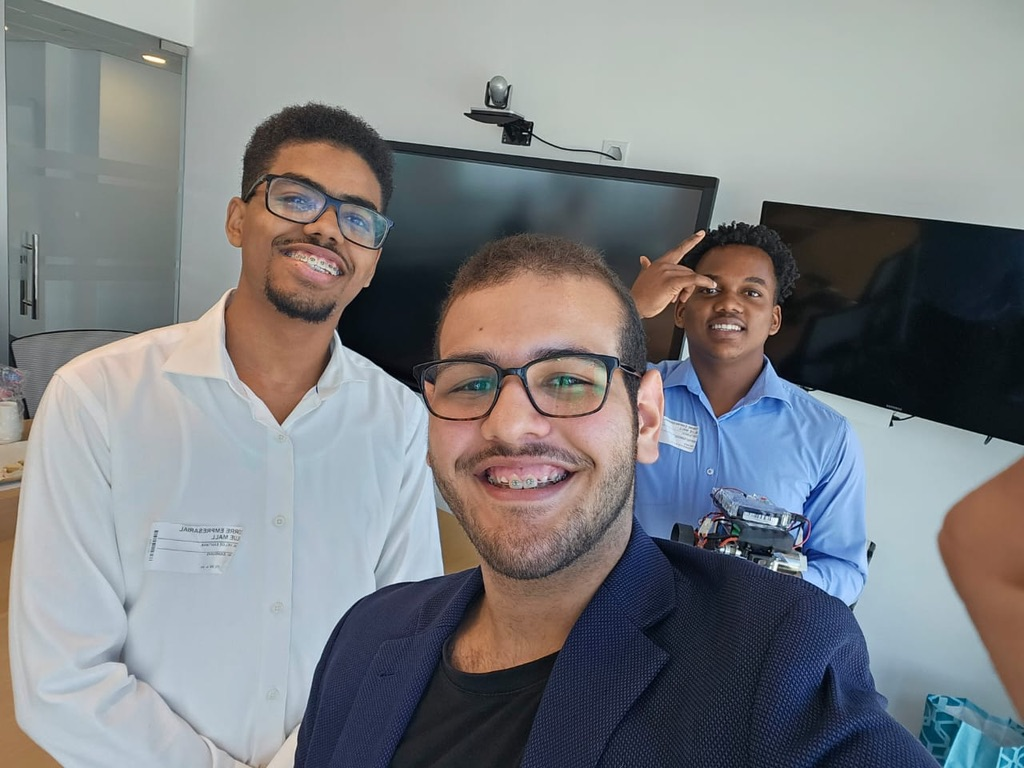
#> input picture t-photos/0EFD5E41-9E23-4574-BB4E-B9C148059D69_1_105_c.jpeg, 1024 x 768 px, given in place of the camera
$ python masking.py
#> lines starting #> are read from the running program, lines starting #| are printed output that depends on the picture; after the words box and inside, x2 and y2 are one past the last pixel; in counts of white or black regions, pixels touching at a corner belong together
import cv2 as cv
import numpy as np
import imutils


color = (255,255,255)
# I have defined lower and upper boundaries for each color for my camera
# Strongly recommended finding for your own camera.
# RGB: (r, g, b)
# BGR: (b, g, r)
# OpenCV works in BGR

# colors[un color en especifico]
colors = {#'blue': [np.array([95, 255, 85]), np.array([120, 255, 255])],

          'red': [np.array([161, 165, 127]), np.array([178, 255, 255])],

          #'yellow': [np.array([16, 0, 99]), np.array([39, 255, 255])],

          'green': [np.array([33, 19, 105]), np.array([77, 255, 255])],

          'black': [np.array([0, 0, 0]), np.array([100, 100, 100])]}

def find_color(frame, points, area_min=5000):  # Extrae un color de la imagen.
    mask = cv.inRange(frame, points[0], points[1])  # create mask with boundaries
    cnts = cv.findContours(mask, cv.RETR_TREE,
                           cv.CHAIN_APPROX_SIMPLE) # find contours from mask
    cnts = imutils.grab_contours(cnts)

    for c in cnts:
        area = cv.contourArea(c) # find how big countour is
        if area > area_min:       # only if countour is big enough, then
            M = cv.moments(c)
            cx = int(M['m10'] / M['m00']) # calculate X position
            cy = int(M['m01'] / M['m00']) # calculate Y position
            return c, cx, cy

def get_distance(obj_px_width, obj_real_width, focal_length=637.647):
    return obj_real_width*focal_length/obj_px_width
#cap = cv.VideoCapture(0)
cap = cv.VideoCapture(0)
while cap.isOpened(): #main loop
    _, frame = cap.read()
#> frame is the input picture: shape (768, 1024, 3); mean B, G, R 131.6, 128.4, 126.2
    hsv = cv.cvtColor(frame, cv.COLOR_BGR2HSV) #convertion to HSV
#> hsv: shape (768, 1024, 3); mean H, S, V 77.4, 59.6, 142.8

    for name, clr in colors.items(): # for each color in colors
        vals = find_color(hsv, clr)
        if vals is not None:  # call find_color function above
            c, cx, cy = vals
            x, y, w, h = cv.boundingRect(c)
            cv.rectangle(frame, (x, y), (x + w, y + h), (36, 255, 12), 1)

            cv.circle(frame, (cx, cy), 7, color, -1)  # draw circle
            cv.putText(frame, name, (cx,cy), cv.FONT_HERSHEY_SIMPLEX, 1, color, 1) # put text
#> this loop made 3 passes
#> (cx, cy, x, y, w, h) on pass 3: (835, 256, 752, 201, 177, 161)
#> cnts in find_color on pass 1: 0 contours
#> pass 2, in find_color (call 2), `mask = cv.inRange(frame, points[0], points[1])`:
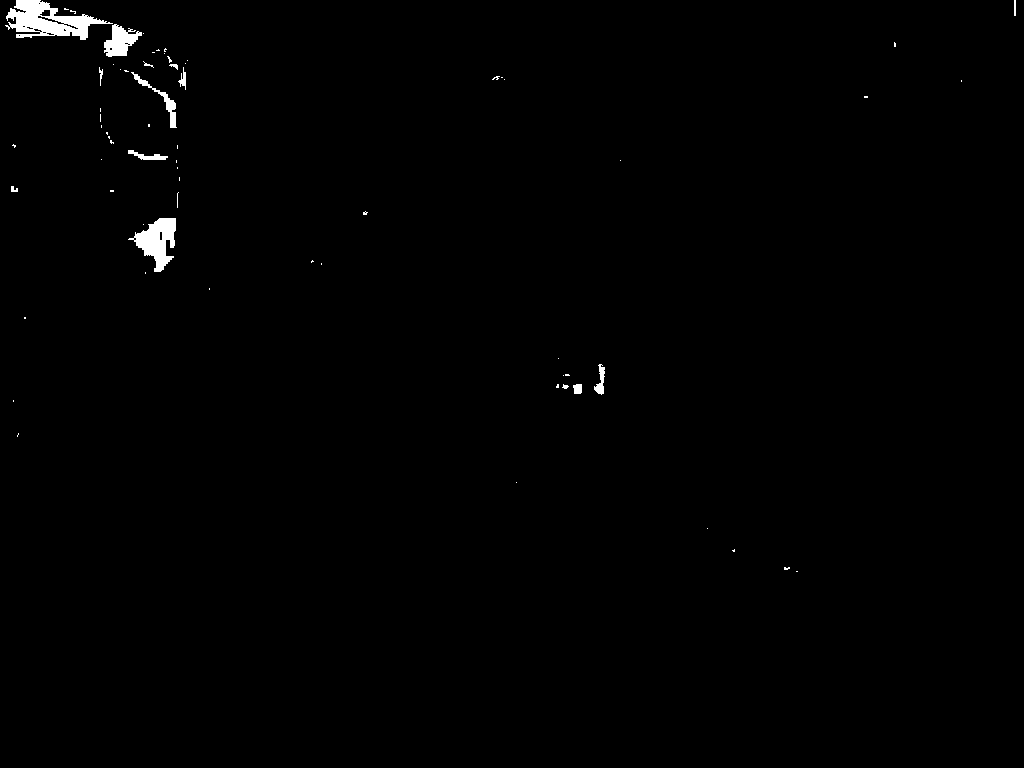
#> mask: shape (768, 1024); 0.69% white; 67 white regions (53 under 20 px), largest, box (x1, y1, x2, y2) and area: (5, 0, 113, 40) 2075, (128, 218, 176, 272) 1301, (104, 24, 142, 57) 698
#> pass 3, in find_color (call 3), `mask = cv.inRange(frame, points[0], points[1])`:
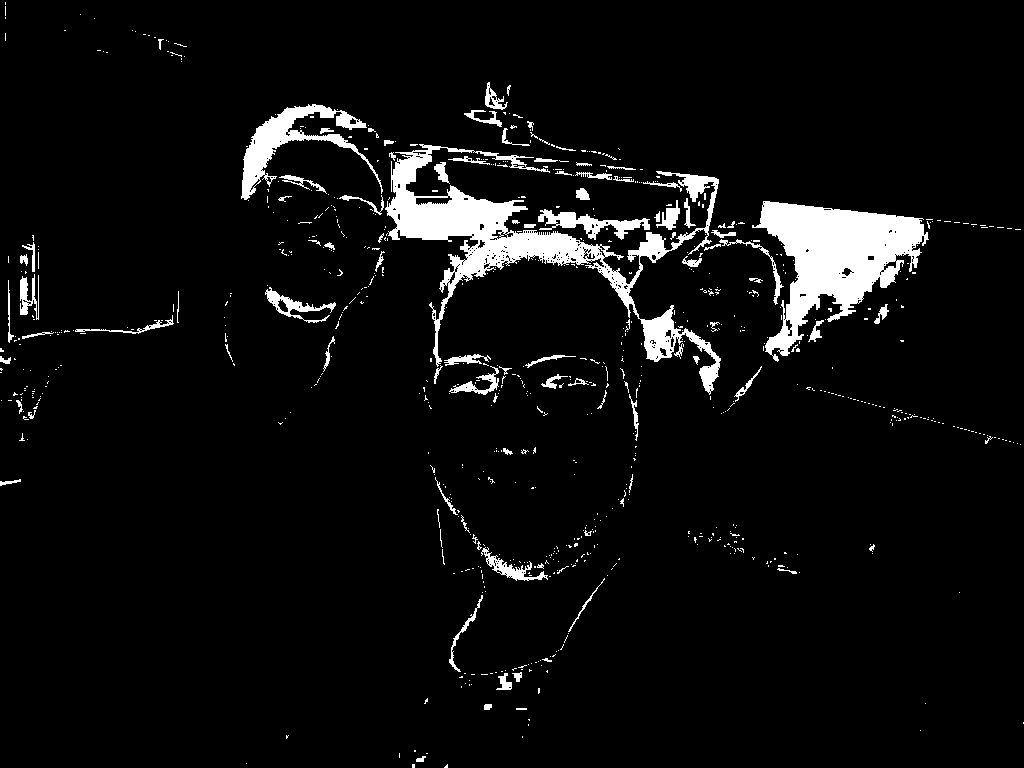
#> mask: shape (768, 1024); 5.6% white; 795 white regions (697 under 20 px), largest, box (x1, y1, x2, y2) and area: (385, 144, 721, 395) 15100, (752, 201, 929, 362) 12461, (241, 104, 383, 200) 3444
#> after the loop:
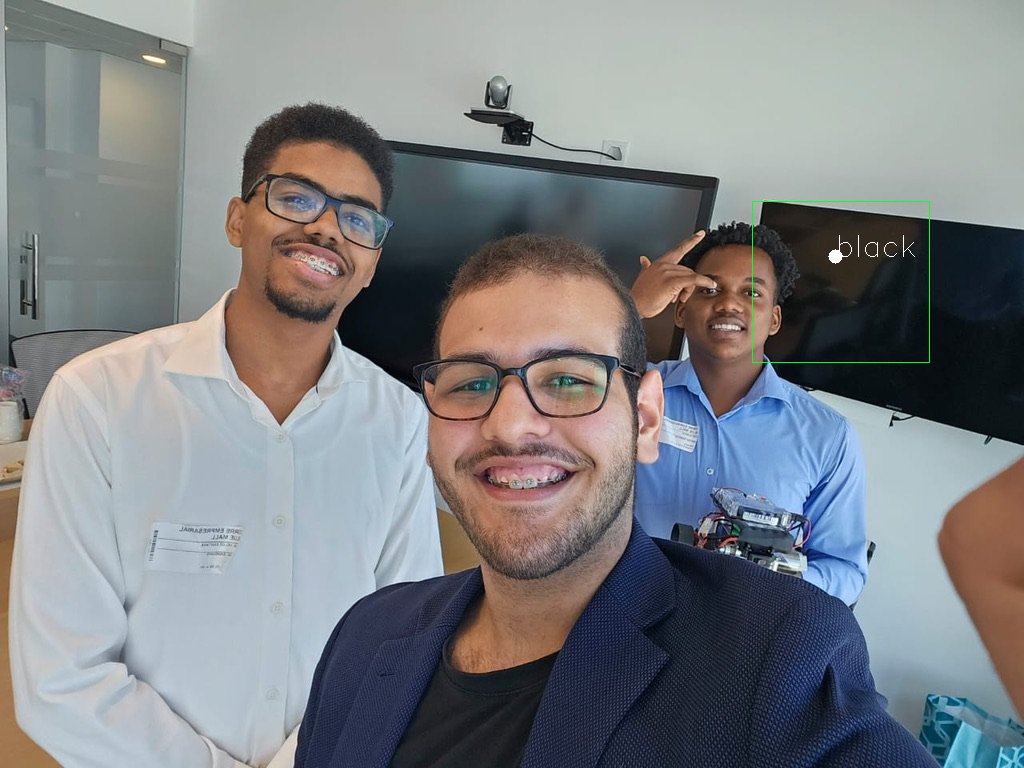
#> frame: shape (768, 1024, 3); 0.13% of pixels changed, all inside (x1, y1, x2, y2) = (752, 201, 930, 363)
            # focal length 2 = 760
            #cv.putText(frame, str(get_distance(w, 11.7,)), (cx, cy), cv.FONT_HERSHEY_SIMPLEX, 1, color, 1)

    cv.imshow("Frame: ", frame) # show image
    if cv.waitKey(1) == ord('q'):
#> (key q is pressed here)
        break

cap.release()   #idk what it is
cv.destroyAllWindows() # close all windows opened by opencv

$ run again, on t-photos/31A3FD62-FEC9-49FB-9017-C8C830B63A99_1_105_c.jpeg
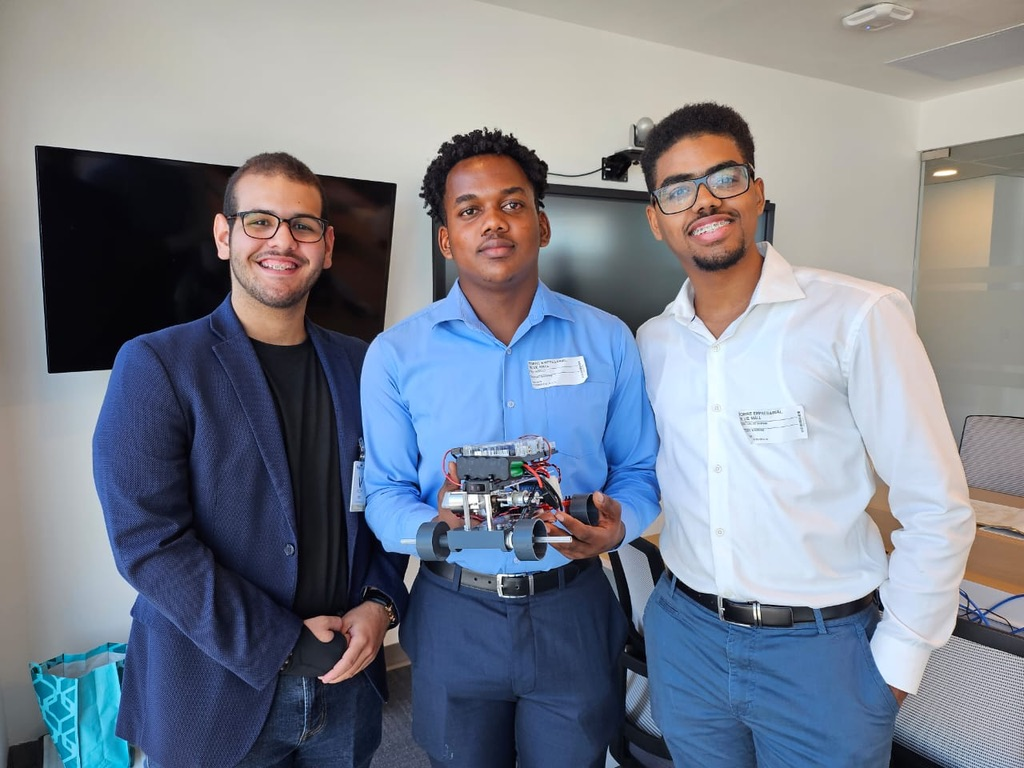
#> input picture t-photos/31A3FD62-FEC9-49FB-9017-C8C830B63A99_1_105_c.jpeg, 1024 x 768 px, given in place of the camera
#> frame is the input picture: shape (768, 1024, 3); mean B, G, R 141.7, 129, 122.9
#> hsv: shape (768, 1024, 3); mean H, S, V 76.6, 72.7, 150.9
#> the loop `for name, clr in colors.items():` made 3 passes
#> cnts in find_color on pass 1: 7 contours, all with area under 20
#> pass 1, in find_color, `mask = cv.inRange(frame, points[0], points[1])`:
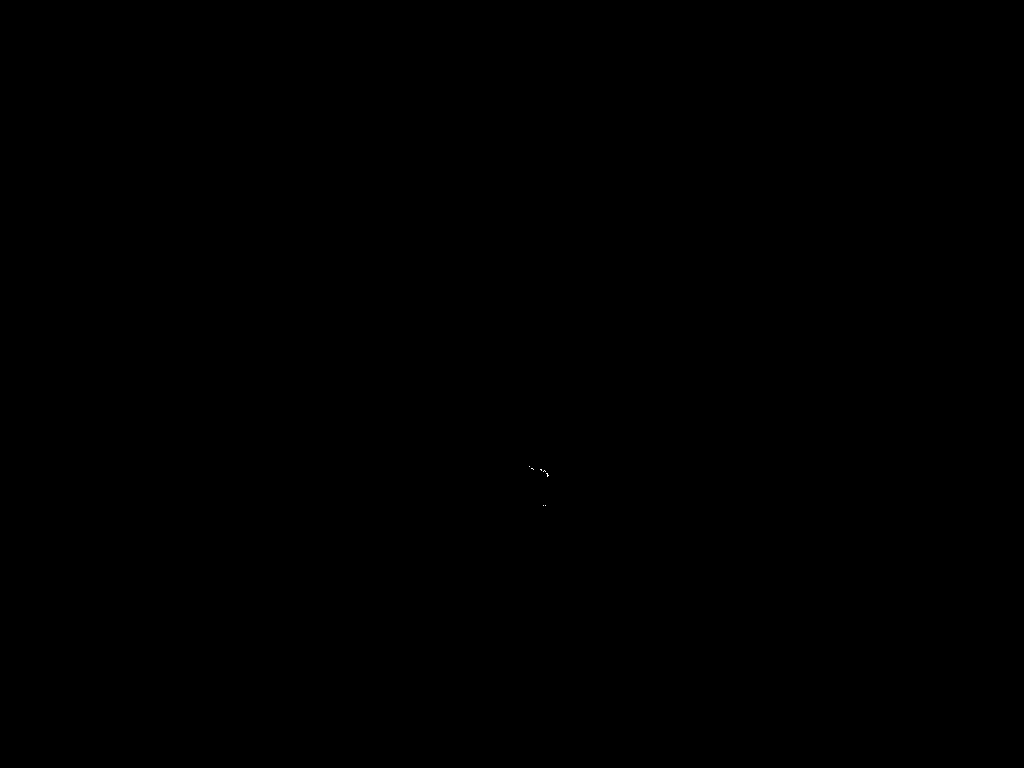
#> mask: shape (768, 1024); 0% white in thin lines or dots, all inside (x1, y1, x2, y2) = (529, 466, 549, 506)
#> pass 3, in find_color (call 3), `mask = cv.inRange(frame, points[0], points[1])`:
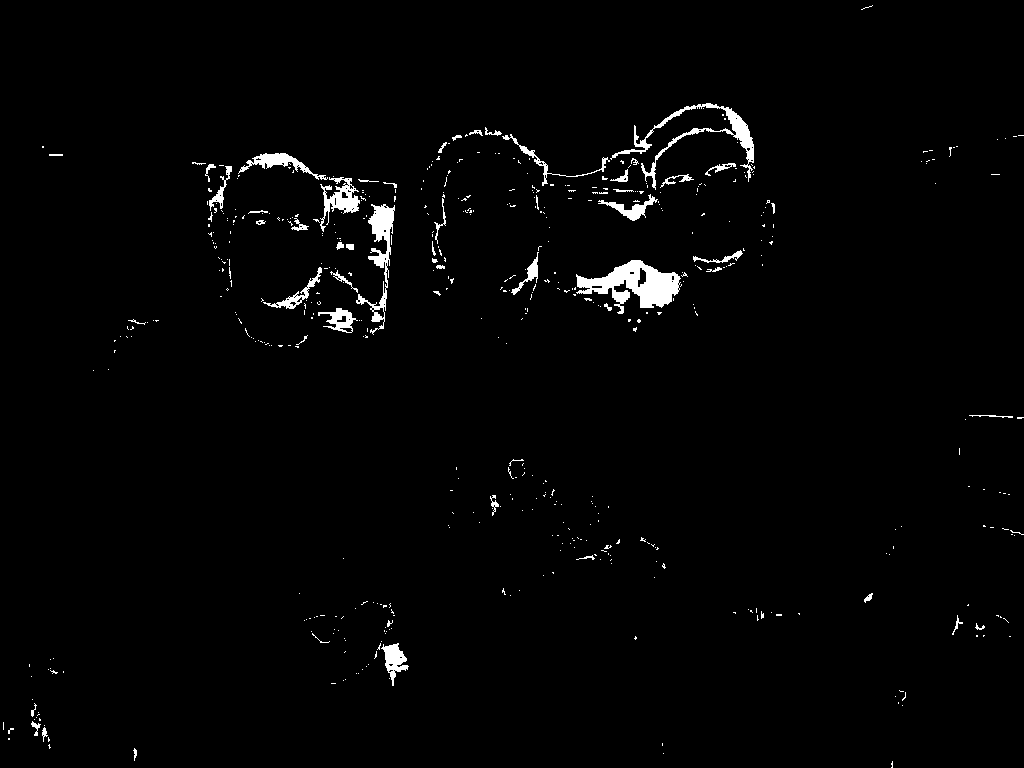
#> mask: shape (768, 1024); 1.7% white; 535 white regions (479 under 20 px), largest, box (x1, y1, x2, y2) and area: (576, 260, 681, 314) 2658, (610, 103, 754, 190) 1643, (356, 204, 395, 335) 1368

$ run again, on t-photos/628A5C75-3474-4E2B-9B1B-85F42AEEDE7B_1_105_c.jpeg
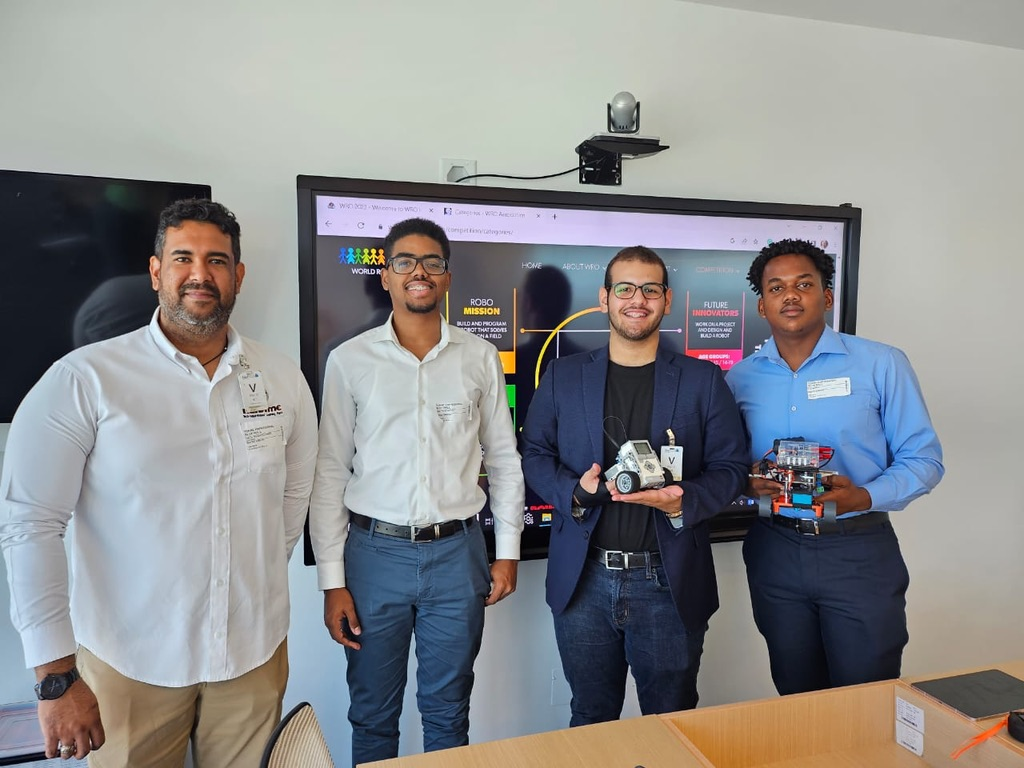
#> input picture t-photos/628A5C75-3474-4E2B-9B1B-85F42AEEDE7B_1_105_c.jpeg, 1024 x 768 px, given in place of the camera
#> frame is the input picture: shape (768, 1024, 3); mean B, G, R 140.7, 139.5, 138.8
#> hsv: shape (768, 1024, 3); mean H, S, V 70.1, 52.7, 153.1
#> the loop `for name, clr in colors.items():` made 3 passes
#> pass 1, in find_color, `mask = cv.inRange(frame, points[0], points[1])`:
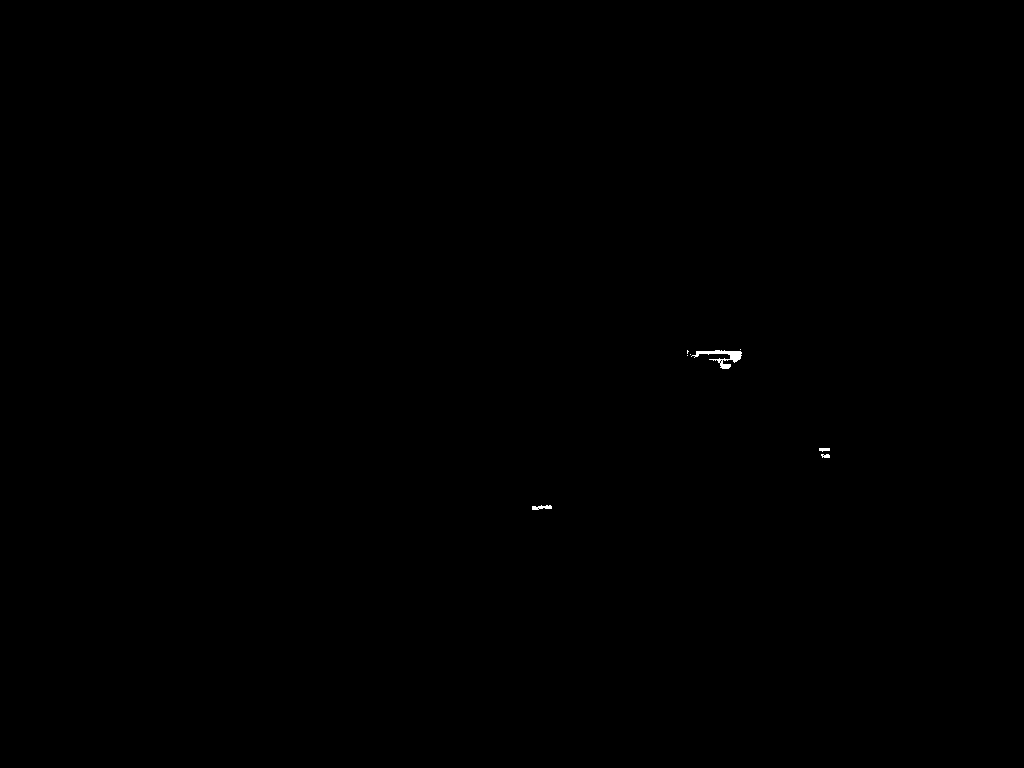
#> mask: shape (768, 1024); 0.06% white; 8 white regions (4 under 20 px), largest, box (x1, y1, x2, y2) and area: (691, 350, 742, 369) 331, (532, 505, 552, 510) 67, (819, 448, 830, 452) 34, (821, 454, 830, 458) 29
#> pass 3, in find_color (call 3), `mask = cv.inRange(frame, points[0], points[1])`:
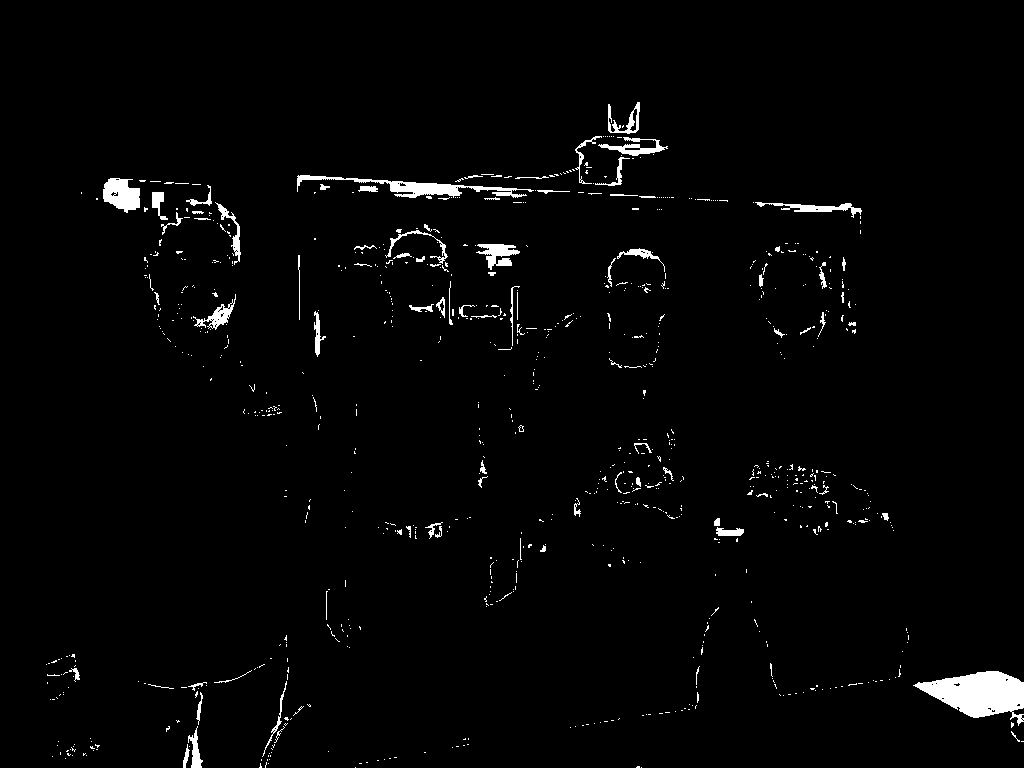
#> mask: shape (768, 1024); 2.1% white; 875 white regions (789 under 20 px), largest, box (x1, y1, x2, y2) and area: (913, 671, 1024, 726) 3409, (297, 175, 534, 198) 1468, (103, 178, 140, 213) 910
